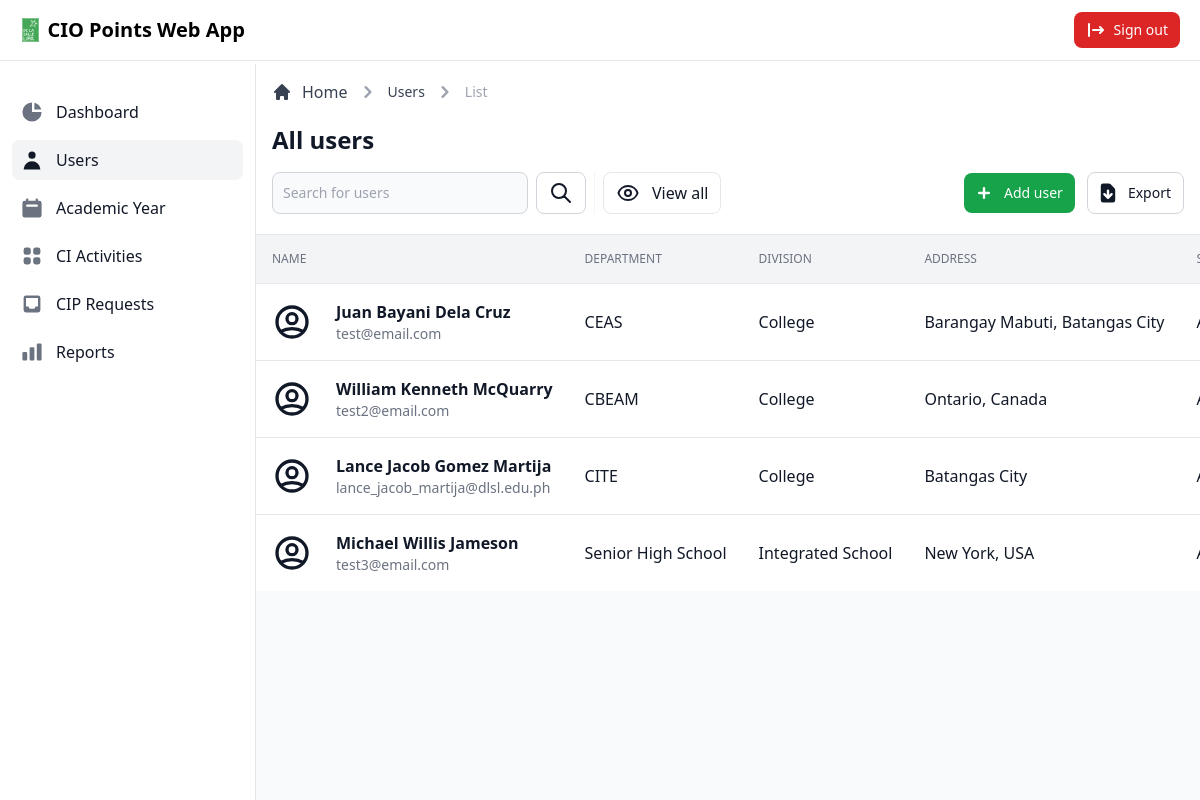
/admin/view/users.php (signed in), run on the app's committed database.
### tables this page shows
CREATE TABLE `user` (
  `user_id` int(11) NOT NULL,
  `first_name` varchar(255) NOT NULL,
  `middle_name` varchar(255) NOT NULL,
  `last_name` varchar(255) NOT NULL,
  `address` varchar(255) NOT NULL,
  `email` varchar(255) NOT NULL,
  `password` varchar(255) NOT NULL,
  `contact_number` varchar(255) NOT NULL,
  `department` varchar(255) NOT NULL,
  `division` varchar(255) NOT NULL,
  `status` varchar(255) NOT NULL,
  `type` varchar(255) NOT NULL,
  `date_created` timestamp NOT NULL DEFAULT current_timestamp(),
  `date_updated` timestamp NOT NULL DEFAULT current_timestamp() ON UPDATE current_timestamp()
);

### admin/view/users.php (called while the page is built, shortened)
<?php
$data = [
  'title' => 'Users',
  'dir' => '../../',
  'modal' => 'usermodal'
];
include_once '../database/database.php';
class DisplayUsers extends Dbh
{
  public function getUser()
  {
    $sql = 'SELECT * FROM user;';
    $stmt = $this->connect()->prepare($sql);
    if (!$stmt->execute()) {
      $stmt = null;
      exit;
    }
    $result = $stmt->fetchAll(PDO::FETCH_ASSOC);
    return $result;
  }
}
$display = new DisplayUsers();
$records = $display->getUser();
include_once '../layouts/header.php';
include_once '../layouts/navbar.php';
include_once '../layouts/sidebar.php';
include_once '../pages/users/main.php';
include_once '../layouts/footer.php';

### admin/database/database.php (called while the page is built)
<?php
class Dbh
{
  private $hostname = 'localhost';
  private $username = 'root';
  private $password = '';
  private $dbname = 'dbciopointswebapp';
  public function connect()
  {
    try {
      $dbh = new PDO('mysql:host=' . $this->hostname . ';dbname=' . $this->dbname, $this->username, $this->password);
      return $dbh;
    } catch (PDOException $e) {
      print "Error!: " . $e->getMessage() . "<br>";
      die();
    }
  }
}

### admin/pages/users/tabledata.php (the view, shortened to what this page needs)
<div class="flex flex-col">
  <div class="overflow-x-auto">
    <div class="inline-block min-w-full align-middle">
      <div class="overflow-hidden shadow">
        <table class="min-w-full divide-y divide-gray-200 table-fixed">
          <thead class="bg-gray-100">
            <tr>
              <th scope="col" class="p-4 text-xs font-medium text-left text-gray-500 uppercase">
                Name
              </th>
              <th scope="col" class="p-4 text-xs font-medium text-left text-gray-500 uppercase">
                Department
              </th>
              <th scope="col" class="p-4 text-xs font-medium text-left text-gray-500 uppercase">
                Division
              </th>
              <th scope="col" class="p-4 text-xs font-medium text-left text-gray-500 uppercase">
                Address
              </th>
              <th scope="col" class="p-4 text-xs font-medium text-left text-gray-500 uppercase">
              </th>
            </tr>
          </thead>
          <tbody class="bg-white divide-y divide-gray-200">
            <?php foreach ($records as $data) : ?>
              <tr class="hover:bg-gray-100">
                <td class="flex items-center p-4 mr-12 space-x-6 whitespace-nowrap lg:mr-0">
                  <div class="text-sm font-normal text-gray-500">
                    <div class="text-base font-semibold text-gray-900"><?= $data['first_name'] . ' ' . $data['middle_name'] . ' ' . $data['last_name']; ?></div>
                    <div class="text-sm font-normal text-gray-500"><?= $data['email'] ?></div>
                  </div>
                </td>
                <td class="p-4 text-base font-medium text-gray-900 whitespace-nowrap"><?= $data['department']; ?></td>
                <td class="p-4 text-base font-medium text-gray-900 whitespace-nowrap"><?= $data['division']; ?></td>
                <td class="p-4 text-base font-medium text-gray-900 whitespace-nowrap"><?= $data['address']; ?></td>
                <td class="p-4 text-base font-normal text-gray-900 whitespace-nowrap"><?= $data['status'] ?></td>
              </tr>
            <?php endforeach; ?>
          </tbody>
        </table>
      </div>
    </div>
  </div>
</div>

### admin/layouts/header.php (shortened to what this page needs)
<!DOCTYPE html>
<html lang="en">
<head>
  <link rel="stylesheet" href="<?= $data['dir']; ?>src/css/style.css?<?= time(); ?>">
</head>
<body class="bg-gray-50">

### admin/layouts/navbar.php (shortened to what this page needs)
<nav class="fixed z-30 w-full bg-white border-b border-gray-200">
  <div class="px-3 py-3 lg:px-5 lg:pl-3">
    <div class="flex items-center justify-between">
      <div class="flex items-center justify-start">
        <a href="#" class="text-xl font-bold flex items-center lg:ml-2.5">
          <img src="../../src/images/dlsl-logo.png" class="h-6 mr-2" alt="Windster Logo">
          <span class="self-center whitespace-nowrap">CIO Points Web App</span>
        </a>
      </div>
      <div class="flex items-center">
        <a href="../includes/logout.inc.php" class="items-center hidden px-3 py-2 text-sm font-medium text-center text-white bg-red-600 rounded-lg sm:inline-flex hover:bg-red-800 focus:ring-4 focus:ring-red-300">
          Sign out
        </a>
      </div>
    </div>
  </div>
</nav>

### admin/layouts/sidebar.php (shortened to what this page needs)
<aside id="sidebar" class="fixed top-0 left-0 z-20 flex flex-col flex-shrink-0 hidden w-64 h-full pt-16 duration-75 lg:flex transition-width" aria-label="Sidebar">
  <div class="relative flex flex-col flex-1 min-h-0 pt-0 bg-white border-r border-gray-200">
    <div class="flex flex-col flex-1 pt-5 pb-4 overflow-y-auto">
      <div class="flex-1 px-3 space-y-1 bg-white divide-y">
        <ul class="pb-2 space-y-2">
          <li>
            <a href="../view/dashboard.php" class="flex items-center p-2 text-base font-normal text-gray-900 rounded-lg hover:bg-gray-100 group <?= ($data['title'] == 'Dashboard') ? 'bg-gray-100' : ''; ?>">
              <svg class="w-6 h-6 transition duration-75 group-hover:text-gray-900 <?= ($data['title'] == 'Dashboard') ? 'text-gray-900' : 'text-gray-500'; ?>" fill="currentColor" viewBox="0 0 20 20" xmlns="http://www.w3.org/2000/svg">
                <path d="M2 10a8 8 0 018-8v8h8a8 8 0 11-16 0z"></path>
                <path d="M12 2.252A8.014 8.014 0 0117.748 8H12V2.252z"></path>
              </svg>
              <span class="ml-3">Dashboard</span>
            </a>
          </li>
          <li>
            <a href="../view/users.php" class="text-base text-gray-900 font-normal rounded-lg hover:bg-gray-100 flex items-center p-2 group <?= ($data['title'] == 'Users') ? 'bg-gray-100' : ''; ?>">
              <svg class="w-6 h-6 transition duration-75 group-hover:text-gray-900 <?= ($data['title'] == 'Users') ? 'text-gray-900' : 'text-gray-500'; ?>" fill="currentColor" viewBox="0 0 20 20" xmlns="http://www.w3.org/2000/svg">
                <path fill-rule="evenodd" d="M10 9a3 3 0 100-6 3 3 0 000 6zm-7 9a7 7 0 1114 0H3z" clip-rule="evenodd"></path>
              </svg>
              <span class="flex-1 ml-3 whitespace-nowrap">Users</span>
            </a>
          </li>
          <li>
            <a href="../view/academicyear.php" class="text-base text-gray-900 font-normal rounded-lg hover:bg-gray-100 flex items-center p-2 group <?= ($data['title'] == 'Academic Year') ? 'bg-gray-100' : ''; ?>">
              <svg xmlns="http://www.w3.org/2000/svg" class="w-6 h-6 transition duration-75 group-hover:text-gray-900 <?= ($data['title'] == 'Academic Year') ? 'text-gray-900' : 'text-gray-500'; ?>" viewBox="0 0 20 20" fill="currentColor">
                <path fill-rule="evenodd" d="M6 2a1 1 0 00-1 1v1H4a2 2 0 00-2 2v10a2 2 0 002 2h12a2 2 0 002-2V6a2 2 0 00-2-2h-1V3a1 1 0 10-2 0v1H7V3a1 1 0 00-1-1zm0 5a1 1 0 000 2h8a1 1 0 100-2H6z" clip-rule="evenodd" />
              </svg>
              <span class="flex-1 ml-3 whitespace-nowrap">Academic Year</span>
            </a>
          </li>
          <li>
            <a href="../view/ciactivities.php" class="text-base text-gray-900 font-normal rounded-lg hover:bg-gray-100 flex items-center p-2 group <?= ($data['title'] == 'CI Activities') ? 'bg-gray-100' : ''; ?>">
              <svg xmlns="http://www.w3.org/2000/svg" class="w-6 h-6 transition duration-75 group-hover:text-gray-900 <?= ($data['title'] == 'CI Activities') ? 'text-gray-900' : 'text-gray-500'; ?>" viewBox="0 0 20 20" fill="currentColor">
                <path d="M5 3a2 2 0 00-2 2v2a2 2 0 002 2h2a2 2 0 002-2V5a2 2 0 00-2-2H5zM5 11a2 2 0 00-2 2v2a2 2 0 002 2h2a2 2 0 002-2v-2a2 2 0 00-2-2H5zM11 5a2 2 0 012-2h2a2 2 0 012 2v2a2 2 0 01-2 2h-2a2 2 0 01-2-2V5zM11 13a2 2 0 012-2h2a2 2 0 012 2v2a2 2 0 01-2 2h-2a2 2 0 01-2-2v-2z" />
              </svg>
              <span class="flex-1 ml-3 whitespace-nowrap">CI Activities</span>
            </a>
          </li>
          <li>
            <a href="../view/ciprequests.php" class="text-base text-gray-900 font-normal rounded-lg hover:bg-gray-100 flex items-center p-2 group <?= ($data['title'] == 'CIP Requests') ? 'bg-gray-100' : ''; ?>">
              <svg xmlns="http://www.w3.org/2000/svg" class="w-6 h-6 transition duration-75 group-hover:text-gray-900 <?= ($data['title'] == 'CIP Requests') ? 'text-gray-900' : 'text-gray-500'; ?>" viewBox="0 0 20 20" fill="currentColor">
                <path fill-rule="evenodd" d="M5 3a2 2 0 00-2 2v10a2 2 0 002 2h10a2 2 0 002-2V5a2 2 0 00-2-2H5zm0 2h10v7h-2l-1 2H8l-1-2H5V5z" clip-rule="evenodd" />
              </svg>
              <span class="flex-1 ml-3 whitespace-nowrap">CIP Requests</span>
            </a>
          </li>
          <li>
            <a href="../view/reports.php" class="flex items-center p-2 text-base font-normal text-gray-900 rounded-lg hover:bg-gray-100 group <?= ($data['title'] == 'Reports') ? 'bg-gray-100' : ''; ?>">
              <svg xmlns="http://www.w3.org/2000/svg" class="w-6 h-6 transition duration-75 group-hover:text-gray-900 <?= ($data['title'] == 'Reports') ? 'text-gray-900' : 'text-gray-500'; ?>" viewBox="0 0 20 20" fill="currentColor">
                <path d="M2 11a1 1 0 011-1h2a1 1 0 011 1v5a1 1 0 01-1 1H3a1 1 0 01-1-1v-5zM8 7a1 1 0 011-1h2a1 1 0 011 1v9a1 1 0 01-1 1H9a1 1 0 01-1-1V7zM14 4a1 1 0 011-1h2a1 1 0 011 1v12a1 1 0 01-1 1h-2a1 1 0 01-1-1V4z" />
              </svg>
              <span class="flex-1 ml-3 whitespace-nowrap">Reports</span>
            </a>
          </li>
        </ul>
      </div>
    </div>
  </div>
</aside>

### admin/pages/users/main.php (shortened to what this page needs)
<div class="flex pt-16 overflow-hidden bg-white">
  <div id="main-content" class="relative w-full h-full overflow-y-auto bg-gray-50 lg:ml-64">
    <main>
      <div class="items-center justify-between block p-4 bg-white border-b border-gray-200 sm:flex">
        <div class="w-full mb-1">
          <div class="mb-4">
            <nav class="flex mb-5" aria-label="Breadcrumb">
              <ol class="inline-flex items-center space-x-1 md:space-x-2">
                <li class="inline-flex items-center">
                  <a href="../view/dashboard.php" class="inline-flex items-center text-gray-700 hover:text-gray-900">
                    <svg class="w-5 h-5 mr-2.5" fill="currentColor" viewBox="0 0 20 20" xmlns="http://www.w3.org/2000/svg">
                      <path d="M10.707 2.293a1 1 0 00-1.414 0l-7 7a1 1 0 001.414 1.414L4 10.414V17a1 1 0 001 1h2a1 1 0 001-1v-2a1 1 0 011-1h2a1 1 0 011 1v2a1 1 0 001 1h2a1 1 0 001-1v-6.586l.293.293a1 1 0 001.414-1.414l-7-7z"></path>
                    </svg>
                    Home
                  </a>
                </li>
                <li>
                  <div class="flex items-center">
                    <svg class="w-6 h-6 text-gray-400" fill="currentColor" viewBox="0 0 20 20" xmlns="http://www.w3.org/2000/svg">
                      <path fill-rule="evenodd" d="M7.293 14.707a1 1 0 010-1.414L10.586 10 7.293 6.707a1 1 0 011.414-1.414l4 4a1 1 0 010 1.414l-4 4a1 1 0 01-1.414 0z" clip-rule="evenodd"></path>
                    </svg>
                    <a href="#" class="ml-1 text-sm font-medium text-gray-700 hover:text-gray-900 md:ml-2">Users</a>
                  </div>
                </li>
                <li>
                  <div class="flex items-center">
                    <svg class="w-6 h-6 text-gray-400" fill="currentColor" viewBox="0 0 20 20" xmlns="http://www.w3.org/2000/svg">
                      <path fill-rule="evenodd" d="M7.293 14.707a1 1 0 010-1.414L10.586 10 7.293 6.707a1 1 0 011.414-1.414l4 4a1 1 0 010 1.414l-4 4a1 1 0 01-1.414 0z" clip-rule="evenodd"></path>
                    </svg>
                    <span class="ml-1 text-sm font-medium text-gray-400 md:ml-2" aria-current="page">List</span>
                  </div>
                </li>
              </ol>
            </nav>
            <h1 class="text-xl font-semibold text-gray-900 sm:text-2xl">All users</h1>
          </div>
          <div class="sm:flex">
            <div class="items-center hidden mb-3 sm:flex sm:divide-x sm:divide-gray-100 sm:mb-0">
              <form class="flex lg:pr-2" action="#" method="get">
                <div class="relative mr-2 lg:w-64 xl:w-96">
                  <input type="text" name="search" class="bg-gray-50 border border-gray-300 text-gray-900 focus:outline-none sm:text-sm rounded-lg focus:ring-gray-200 focus:ring-4 block w-full p-2.5" placeholder="Search for users" required>
                </div>
                <button type="submit" class="inline-flex items-center justify-center w-1/2 px-3 py-2 text-sm font-medium text-center text-gray-900 bg-white border border-gray-300 rounded-lg hover:bg-gray-100 focus:ring-4 focus:ring-gray-200 sm:w-auto">
                  <svg xmlns="http://www.w3.org/2000/svg" class="w-6 h-6" fill="none" viewBox="0 0 24 24" stroke="currentColor">
                    <path stroke-linecap="round" stroke-linejoin="round" stroke-width="2" d="M21 21l-6-6m2-5a7 7 0 11-14 0 7 7 0 0114 0z" />
                  </svg>
                </button>
              </form>
              <div class="flex pl-0 mt-3 space-x-1 sm:pl-2 sm:mt-0">
                <a href="users.php" class="text-gray-900 bg-white hover:bg-gray-100 focus:ring-4 focus:ring-gray-200 border border-gray-200 font-medium inline-flex items-center rounded-lg text-base px-3 py-2 text-center;">
                  <span>View all</span>
                </a>
              </div>
            </div>
            <div class="flex items-center ml-auto space-x-2 sm:space-x-3">
              <button type="button" data-add-button class="inline-flex items-center justify-center w-1/2 px-3 py-2 text-sm font-medium text-center text-white bg-green-600 rounded-lg hover:bg-green-700 focus:ring-4 focus:ring-green-200 sm:w-auto">
                <svg class="w-6 h-6 mr-2 -ml-1" fill="currentColor" viewBox="0 0 20 20" xmlns="http://www.w3.org/2000/svg">
                  <path fill-rule="evenodd" d="M10 5a1 1 0 011 1v3h3a1 1 0 110 2h-3v3a1 1 0 11-2 0v-3H6a1 1 0 110-2h3V6a1 1 0 011-1z" clip-rule="evenodd"></path>
                </svg>
                Add user
              </button>
              <a href="#" class="inline-flex items-center justify-center w-1/2 px-3 py-2 text-sm font-medium text-center text-gray-900 bg-white border border-gray-300 rounded-lg hover:bg-gray-100 focus:ring-4 focus:ring-gray-200 sm:w-auto">
                Export
              </a>
            </div>
          </div>
        </div>
      </div>
      <?php
      if (!empty($records)) {
        include_once '../pages/users/tabledata.php';
      }
      ?>
    </main>
  </div>
</div>

### admin/layouts/footer.php (shortened to what this page needs)
</body>
</html>

### data on the page
user: first_name "Juan", middle_name "Bayani", last_name "Dela Cruz", email "test@email.com", department "CEAS", division "College", address "Barangay Mabuti, Batangas City"
user: first_name "William", middle_name "Kenneth", last_name "McQuarry", email "test2@email.com", department "CBEAM", division "College", address "Ontario, Canada"
user: first_name "Lance Jacob", middle_name "Gomez", last_name "Martija", email "lance_jacob_martija@dlsl.edu.ph", department "CITE", division "College", address "Batangas City"
user: first_name "Michael", middle_name "Willis", last_name "Jameson", email "test3@email.com", department "Senior High School", division "Integrated School", address "New York, USA"
